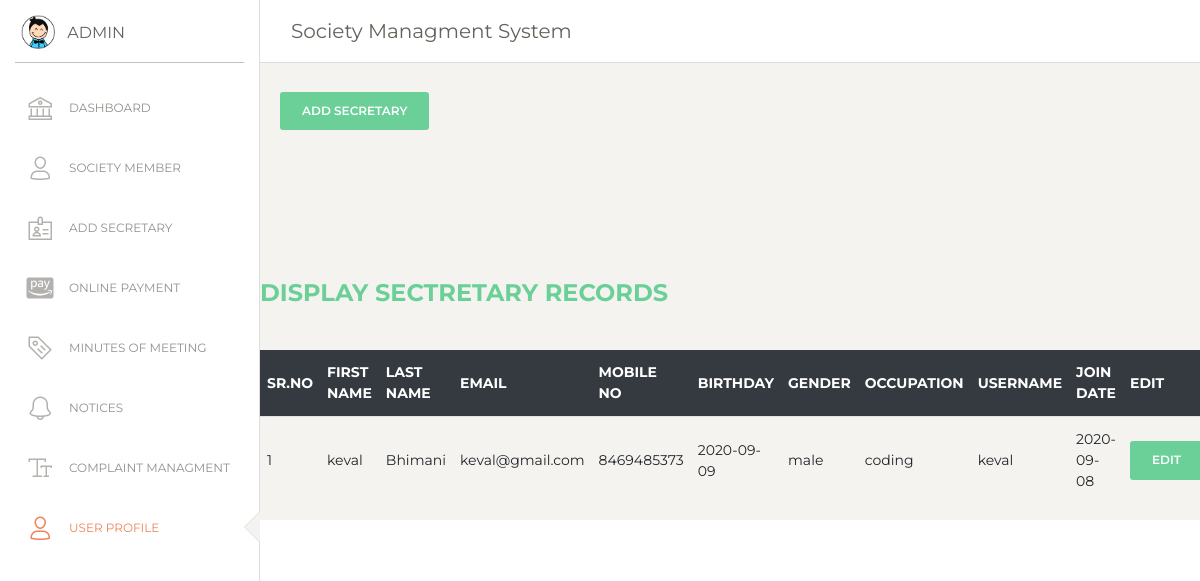
The app's page /SMS/admin/dashboard/secretary_details_admin.php with its own data.
### tables this page shows
CREATE TABLE `secretary_entry` (
  `sec_id` int(100) NOT NULL,
  `f_name` varchar(50) NOT NULL,
  `l_name` varchar(50) NOT NULL,
  `e_mails` varchar(50) NOT NULL,
  `mobiles_no` varchar(10) NOT NULL,
  `dob` varchar(10) NOT NULL,
  `gender` varchar(10) NOT NULL,
  `occupation` varchar(30) NOT NULL,
  `username` varchar(20) NOT NULL,
  `password` varchar(50) NOT NULL,
  `join_date` varchar(15) NOT NULL,
  `sec_photo` varchar(255) NOT NULL
);

### SMS/admin/dashboard/secretary_details_admin.php (the view, shortened to what this page needs)
<!DOCTYPE html>
<html lang="en">
<head>
  <link href="https://maxcdn.bootstrapcdn.com/font-awesome/latest/css/font-awesome.min.css" rel="stylesheet">
  <link href="../assets/css/bootstrap.min.css" rel="stylesheet" />
  <link href="../assets/css/paper-dashboard.css?v=2.0.1" rel="stylesheet" />
  <link href="../assets/demo/demo.css" rel="stylesheet" />
</head>
<body class="">
  <div class="wrapper ">
    <div class="sidebar" data-color="white" data-active-color="danger">
      <div class="logo">
        <a href="https://www.creative-tim.com" class="simple-text logo-mini">
          <div class="logo-image-small">
            <img src="../assets/img/logo-small.png">
          </div>
        </a>
        <a href="https://www.creative-tim.com" class="simple-text logo-normal">
          Admin
        </a>
      </div>
      <div class="sidebar-wrapper">
      <?php  include "side_menu_admin.php"?>
      </div>
    </div>
    <div class="main-panel">
      <nav class="navbar navbar-expand-lg navbar-absolute fixed-top navbar-transparent">
        <div class="container-fluid">
          <div class="navbar-wrapper">
            <a class="navbar-brand" href="#">Society Managment System</a>
          </div>
        </nav>
<div>
<button type="button" class="btn btn-success mt-27" data-toggle="modal" data-target="#myModal">
 ADD Secretary
</button>
</div>
<div class="res-table">
<table class="table" >
	<thead class="thead-dark" >
<h4 class="text-success font-weight-bold py-4">DISPLAY SECTRETARY RECORDS</h4></td>
	<tr>
    <th>Sr.No</th>
	<th>First Name</th>
  	<th>Last Name</th>
    <th>Email</th>
    <th>Mobile no</th>
    <th>Birthday</th>
    <th>Gender</th>
    <th>Occupation</th>
    <th>Username</th>
    <th>Join Date</th>
	<th>Edit</th>
	</tr>
 <?php
include "connection.php";
$displayquery="select * from secretary_entry";
$result = mysqli_query($conn,$displayquery);
if(mysqli_num_rows($result) > 0){
  $number=1;
	while ($row=mysqli_fetch_array($result)) {
echo	'<tr>';
echo '<td>'.$number.'</td>';
  echo '<td>'.$row['f_name'].'</td>';
   echo '<td>'.$row['l_name'].'</td>';
    echo '<td>'.$row['e_mails'].'</td>';
     echo '<td>'.$row['mobiles_no'].'</td>';
      echo '<td>'.$row['dob'].'</td>';
     echo '<td>'.$row['gender'].'</td>';
    echo '<td>'.$row['occupation'].'</td>';
   echo '<td>'.$row['username'].'</td>';
     echo '<td>'.$row['join_date'].'</td>';
      echo '<td><a href="edit_secretary_detail.php?id='.$row['sec_id'].'">
      <button type="button" class="btn btn-success editbtn">
      Edit</button></a></td>';
echo'</tr>';
$number++;
}
 }?>
</thead>
</table>
</div>
	</body>
	</html>
</body>
</html>

### records on screen
secretary_entry: f_name "keval", l_name "Bhimani", e_mails "keval@gmail.com", mobiles_no "8469485373", dob "2020-09-09", gender "male", occupation "coding", username "keval", join_date "2020-09-08"
